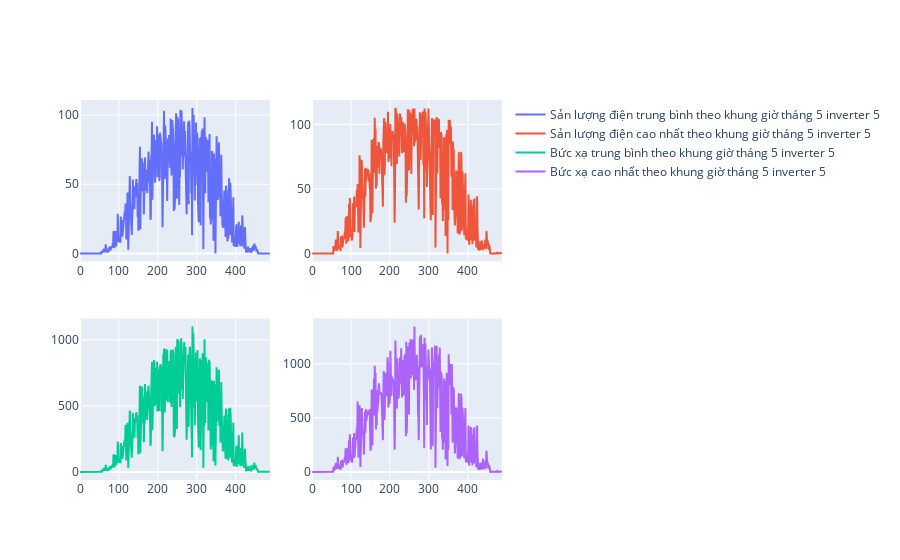

Notebook code for this chart:
### Markdown cell above
Tháng 5 inverter 5

### Code cell
fig = go.Figure()
from plotly.subplots import make_subplots
fig = make_subplots(rows=2, cols=2)
fig.add_trace(go.Scatter(
    x=df1_1.index,
    y=df1_1[df1_1['month']==5]['Total input power(kW)'],
    name="Sản lượng điện trung bình theo khung giờ tháng 5 inverter 5 ",), row=1, col=1)
fig.add_trace(go.Scatter(
    x=df1_2.index,
    y=df1_2[df1_2['month']==5]['Total input power(kW)'],
    name="Sản lượng điện cao nhất theo khung giờ tháng 5 inverter 5") ,row=1, col=2)
fig.add_trace(go.Scatter(
    x=df1_3.index,
    y=df1_3[df1_3['month']==5]['Irradiance(W/㎡)'],
    name="Bức xạ trung bình theo khung giờ tháng 5 inverter 5") ,row=2, col=1)
fig.add_trace(go.Scatter(
    x=df1_4.index,
    y=df1_4[df1_4['month']==5]['Irradiance(W/㎡)'],
    name="Bức xạ cao nhất theo khung giờ tháng 5 inverter 5") ,row=2, col=2)
fig . update_traces (
    showlegend = True 
    )
fig.update_xaxes(
    rangeslider_visible=False,
)
fig.show()

### Figure 1 — Plotly figure (JSON) as saved in the notebook; plotly's stock layout.template omitted (floating-point values rounded to 4 significant figures; data arrays with more than 128 entries replaced by an {"elided": "..."} marker saying what was removed)
{"data": [{"name": "Sản lượng điện trung bình theo khung giờ tháng 5 inverter 5 ", "showlegend": true, "type": "scatter", "x": {"elided": "2646 int values"}, "xaxis": "x", "y": {"elided": "489 float values"}, "yaxis": "y"}, {"name": "Sản lượng điện cao nhất theo khung giờ tháng 5 inverter 5", "showlegend": true, "type": "scatter", "x": {"elided": "2646 int values"}, "xaxis": "x2", "y": {"elided": "489 float values"}, "yaxis": "y2"}, {"name": "Bức xạ trung bình theo khung giờ tháng 5 inverter 5", "showlegend": true, "type": "scatter", "x": {"elided": "2646 int values"}, "xaxis": "x3", "y": {"elided": "489 float values"}, "yaxis": "y3"}, {"name": "Bức xạ cao nhất theo khung giờ tháng 5 inverter 5", "showlegend": true, "type": "scatter", "x": {"elided": "2646 int values"}, "xaxis": "x4", "y": {"elided": "489 float values"}, "yaxis": "y4"}], "layout": {"xaxis": {"anchor": "y", "domain": [0, 0.45], "rangeslider": {"visible": false}}, "xaxis2": {"anchor": "y2", "domain": [0.55, 1], "rangeslider": {"visible": false}}, "xaxis3": {"anchor": "y3", "domain": [0, 0.45], "rangeslider": {"visible": false}}, "xaxis4": {"anchor": "y4", "domain": [0.55, 1], "rangeslider": {"visible": false}}, "yaxis": {"anchor": "x", "domain": [0.575, 1]}, "yaxis2": {"anchor": "x2", "domain": [0.575, 1]}, "yaxis3": {"anchor": "x3", "domain": [0, 0.425]}, "yaxis4": {"anchor": "x4", "domain": [0, 0.425]}}}
